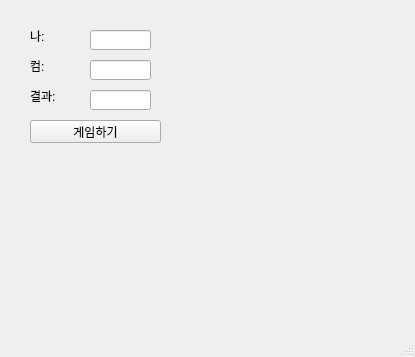
<?xml version="1.0" encoding="UTF-8"?>
<ui version="4.0">
 <class>MainWindow</class>
 <widget class="QMainWindow" name="MainWindow">
  <property name="geometry">
   <rect>
    <x>0</x>
    <y>0</y>
    <width>415</width>
    <height>357</height>
   </rect>
  </property>
  <property name="windowTitle">
   <string>MainWindow</string>
  </property>
  <widget class="QWidget" name="centralwidget">
   <widget class="QLabel" name="lblMine">
    <property name="geometry">
     <rect>
      <x>30</x>
      <y>30</y>
      <width>56</width>
      <height>12</height>
     </rect>
    </property>
    <property name="text">
     <string>나:</string>
    </property>
   </widget>
   <widget class="QLabel" name="lblCom">
    <property name="geometry">
     <rect>
      <x>30</x>
      <y>60</y>
      <width>56</width>
      <height>12</height>
     </rect>
    </property>
    <property name="text">
     <string>컴:</string>
    </property>
   </widget>
   <widget class="QLabel" name="lblResult">
    <property name="geometry">
     <rect>
      <x>30</x>
      <y>90</y>
      <width>56</width>
      <height>12</height>
     </rect>
    </property>
    <property name="text">
     <string>결과:</string>
    </property>
   </widget>
   <widget class="QLineEdit" name="leMine">
    <property name="geometry">
     <rect>
      <x>90</x>
      <y>30</y>
      <width>61</width>
      <height>20</height>
     </rect>
    </property>
   </widget>
   <widget class="QLineEdit" name="leCom">
    <property name="geometry">
     <rect>
      <x>90</x>
      <y>60</y>
      <width>61</width>
      <height>20</height>
     </rect>
    </property>
   </widget>
   <widget class="QLineEdit" name="leResult">
    <property name="geometry">
     <rect>
      <x>90</x>
      <y>90</y>
      <width>61</width>
      <height>20</height>
     </rect>
    </property>
   </widget>
   <widget class="QPushButton" name="pb">
    <property name="geometry">
     <rect>
      <x>30</x>
      <y>120</y>
      <width>131</width>
      <height>23</height>
     </rect>
    </property>
    <property name="text">
     <string>게임하기</string>
    </property>
   </widget>
  </widget>
  <widget class="QMenuBar" name="menubar">
   <property name="geometry">
    <rect>
     <x>0</x>
     <y>0</y>
     <width>415</width>
     <height>21</height>
    </rect>
   </property>
  </widget>
  <widget class="QStatusBar" name="statusbar"/>
 </widget>
 <resources/>
 <connections/>
</ui>
